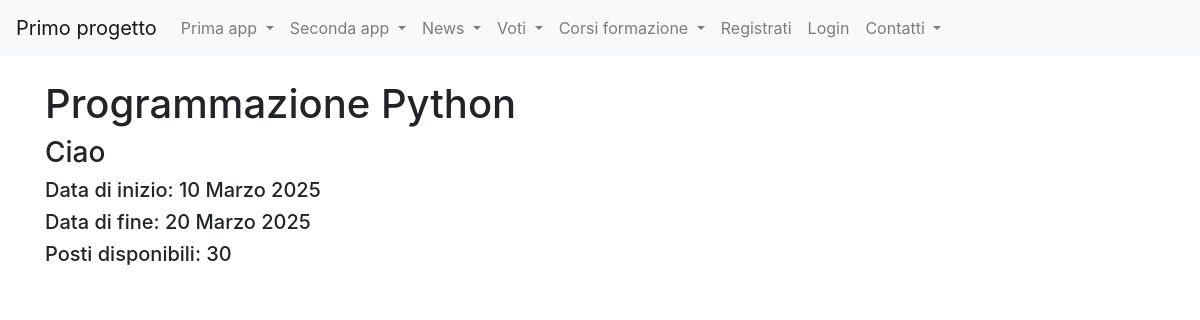
/corsi_formazione/view_b/1, run on the app's committed database.
### corsi_formazione/models.py (models this page shows, shortened)
class Corso(models.Model):
    titolo=models.CharField(max_length=20)
    descrizione=models.TextField()
    data_inizio=models.DateField(default=datetime.now(),blank=True)
    data_fine=models.DateField(default=datetime.now(),blank=True)
    posti_disponibili=models.IntegerField(default=0)
    class Meta:
        verbose_name = "Corso"
        verbose_name_plural = "Corsi"

### corsi_formazione/views.py (the view)
# urls.py: path('view_b',view_b, name="view_b"),
def view_b(request,pk):
    corso = get_object_or_404(Corso, pk=pk)
    context={"corso": corso}
    return render(request,"view_b.html",context)

### corsi_formazione/templates/view_b.html (shortened to what this page needs)
{%extends "base.html"%}
{%block content%}
    <h1>{{ corso.titolo }}</h1>
    <h3>{{ corso.descrizione }}</h3>
    <h5>Data di inizio: {{ corso.data_inizio }}</h5>
    <h5>Data di fine: {{ corso.data_fine }}</h5>
    <h5>Posti disponibili: {{ corso.posti_disponibili }}</h5>
{%endblock content%}

### data on the page
Corso: titolo "Programmazione Python", descrizione "Ciao", data_inizio "10 Marzo 2025", data_fine "20 Marzo 2025", posti_disponibili "30"
